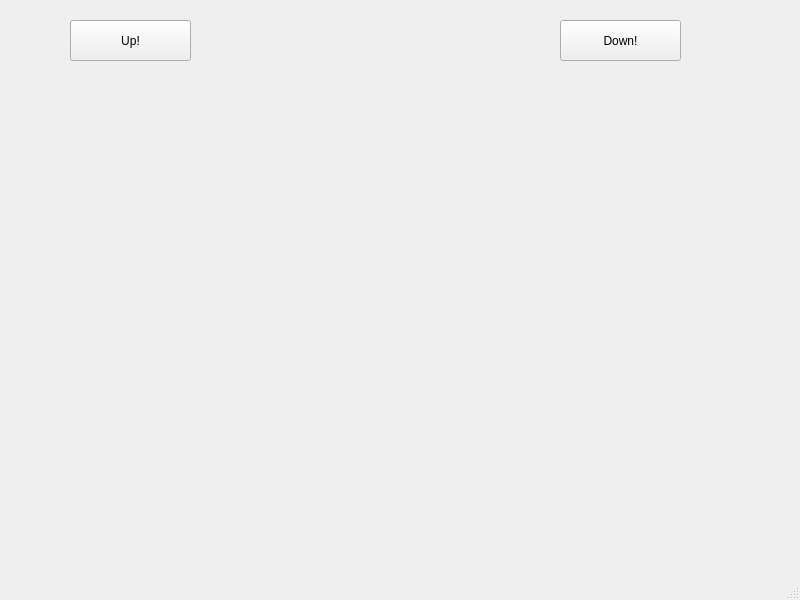
<?xml version="1.0" encoding="UTF-8"?>
<ui version="4.0">
 <class>MainWindow</class>
 <widget class="QMainWindow" name="MainWindow">
  <property name="geometry">
   <rect>
    <x>0</x>
    <y>0</y>
    <width>800</width>
    <height>600</height>
   </rect>
  </property>
  <property name="windowTitle">
   <string>MainWindow</string>
  </property>
  <widget class="QWidget" name="centralwidget">
   <widget class="QPushButton" name="btnUp">
    <property name="geometry">
     <rect>
      <x>70</x>
      <y>20</y>
      <width>121</width>
      <height>41</height>
     </rect>
    </property>
    <property name="text">
     <string>Up!</string>
    </property>
   </widget>
   <widget class="QPushButton" name="btnDown">
    <property name="geometry">
     <rect>
      <x>560</x>
      <y>20</y>
      <width>121</width>
      <height>41</height>
     </rect>
    </property>
    <property name="text">
     <string>Down!</string>
    </property>
   </widget>
  </widget>
  <widget class="QMenuBar" name="menubar">
   <property name="geometry">
    <rect>
     <x>0</x>
     <y>0</y>
     <width>800</width>
     <height>22</height>
    </rect>
   </property>
  </widget>
  <widget class="QStatusBar" name="statusbar"/>
 </widget>
 <resources/>
 <connections/>
</ui>
